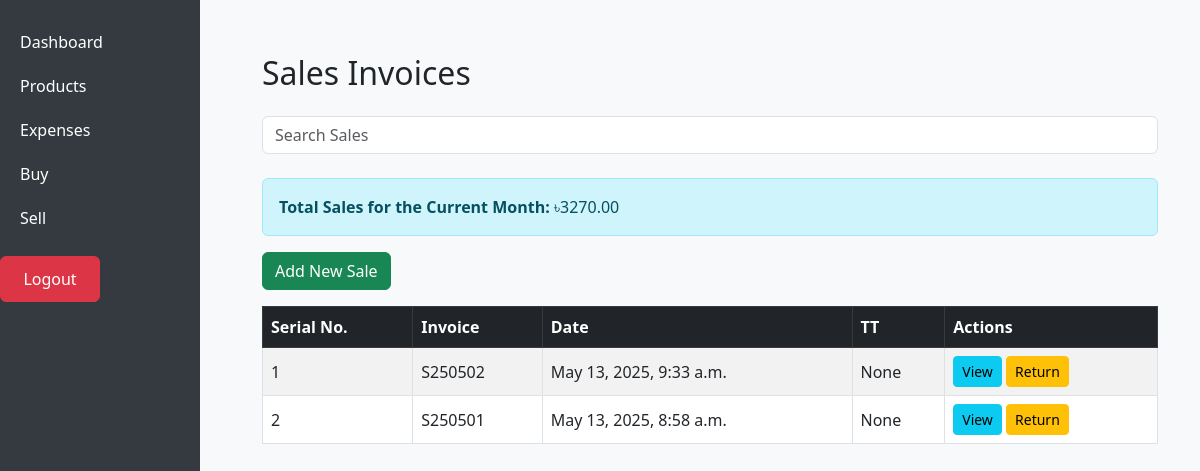
The app's page /sell/ (signed in), older data.
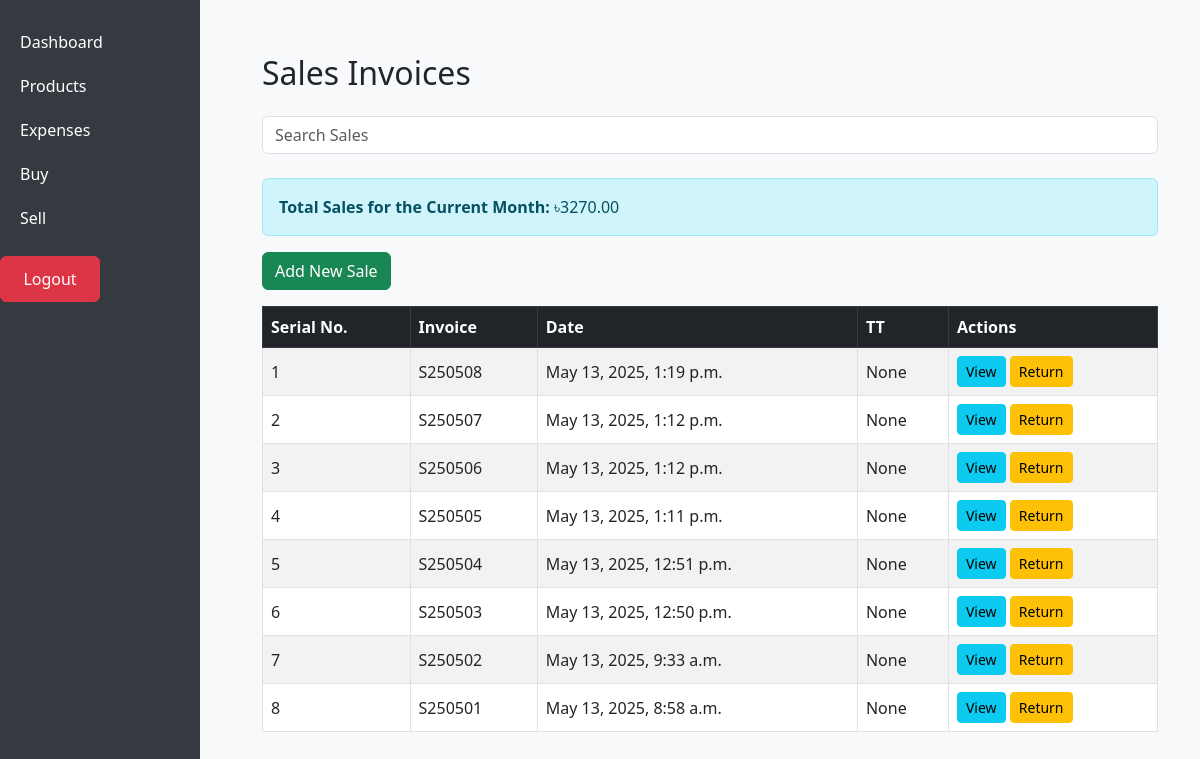
The same page, newer data.
### inventory/models.py (models this page shows, shortened)
class SalesInvoice(models.Model):
    date = models.DateTimeField(auto_now_add=True)
    tt = models.TextField(null=True, blank=True)
    invoice_number = models.CharField(max_length=20, unique=True, blank=True)

### inventory/views.py (the view)
# urls.py: path('sell/', views.sales_list_view, name='sales_list'),
@login_required(login_url="/")
def sales_list_view(request):
    query = request.GET.get('q', '')
    if query:
        sales = SalesInvoice.objects.filter(
            Q(invoice_number__icontains=query) |  # Search in sales invoice number
            Q(tt__icontains=query)  # Search in TT field
        ).order_by('-date')
    else:
        sales = SalesInvoice.objects.all().order_by('-date')
    now = timezone.now()
    first_day_of_current_month = now.replace(day=1)
    current_month_invoices = SalesInvoice.objects.filter(date__gte=first_day_of_current_month)
    total_sales_current_month = sum(
        item.total for invoice in current_month_invoices for item in SalesItem.objects.filter(invoice=invoice)
    )
    return render(request, 'inventory/sales_list.html', {'sales': sales, 'total_sales_current_month': total_sales_current_month})

### inventory/models.py (called while the page is built)
    @property
    def total(self):
        return self.selling_price * self.quantity

### inventory/templates/inventory/sales_list.html
{% extends 'inventory/base.html' %}
{% block content %}
<div class="container mt-4">
  <h2 class="mb-4">Sales Invoices</h2>
  <form method="GET" action="{% url 'sales_list' %}">
    <div class="mb-4">
      <input type="text" name="q" class="form-control" placeholder="Search Sales" value="{{ request.GET.q }}" aria-label="Search Sales">
    </div>
  </form>
  <div class="alert alert-info">
    <strong>Total Sales for the Current Month:</strong> ৳{{ total_sales_current_month }}
  </div>
  <a href="{% url 'sales_add' %}" class="btn btn-success mb-3">Add New Sale</a>
  <table class="table table-bordered table-hover table-striped">
    <thead class="table-dark">
      <tr>
        <th>Serial No.</th>
        <th>Invoice</th>
        <th>Date</th>
        <th>TT</th>
        <th>Actions</th>
      </tr>
    </thead>
    <tbody>
      {% for invoice in sales %}
      <tr>
        <td>{{ forloop.counter }}</td>
        <td>{{ invoice.invoice_number }}</td>
        <td>{{ invoice.date }}</td>
        <td>{{ invoice.tt }}</td>
        <td>
          <a href="{% url 'sales_invoice' invoice.id %}" class="btn btn-info btn-sm">View</a>
          <a href="{% url 'sales_return' invoice.id %}" class="btn btn-warning btn-sm">Return</a>
        </td>
      </tr>
      {% endfor %}
    </tbody>
  </table>
</div>
{% endblock %}

### inventory/templates/inventory/base.html (shortened to what this page needs)
{% load static %}
<!DOCTYPE html>
<html lang="en">
<head>
  <link href="https://cdn.jsdelivr.net/npm/bootstrap@5.3.0/dist/css/bootstrap.min.css" rel="stylesheet">
  <link rel="stylesheet" href="{% static 'inventory/style.css' %}">
  <link rel="stylesheet" href="{% static 'inventory/style.css' %}">
</head>
  <body>
    <div class="sidebar">
      <ul>
        <li><a href="{% url 'dashboard' %}">Dashboard</a></li>
        <li><a href="{% url 'product_list' %}">Products</a></li>
        <li><a href="{% url 'expense_list' %}">Expenses</a></li>
        <li><a href="{% url 'purchase_list' %}">Buy</a></li>
        <li><a href="{% url 'sales_list' %}">Sell</a></li>
        {% if user.is_authenticated %}
        <li><a href="{% url 'logout' %}" class="btn btn-danger mt-3" style="width: 100px;">Logout</a></li>
        {% endif %}
      </ul>
    </div>
    <div class="main">
      {% block content %}
      {% endblock %}
    </div>
  </body>
</html>

### static/inventory/style.css (style rules this page uses)
body { background-color: #f8f9fa; }
.sidebar { width: 200px; height: 100vh; position: fixed; background-color: #343a40; padding-top: 20px; }
.sidebar ul { list-style-type: none; padding: 0; }
.sidebar ul li a { display: block; padding: 10px 20px; color: white; text-decoration: none; }
.main { margin-left: 220px; padding: 30px; }
.table th, .table td { vertical-align: middle; }

Row changes from the older to the newer data that the page shows:
added SalesInvoice: invoice_number "S250508", date "May 13, 2025, 1:19 p.m.", tt "None"
added SalesInvoice: invoice_number "S250507", date "May 13, 2025, 1:12 p.m.", tt "None"
added SalesInvoice: invoice_number "S250506", date "May 13, 2025, 1:12 p.m.", tt "None"
added SalesInvoice: invoice_number "S250505", date "May 13, 2025, 1:11 p.m.", tt "None"
added SalesInvoice: invoice_number "S250504", date "May 13, 2025, 12:51 p.m.", tt "None"
added SalesInvoice: invoice_number "S250503", date "May 13, 2025, 12:50 p.m.", tt "None"
